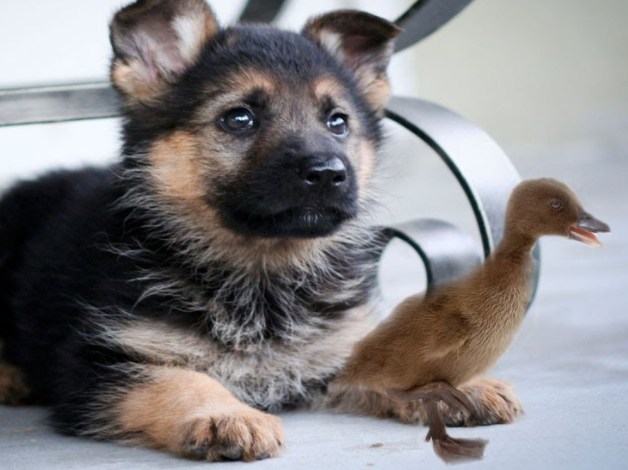
#> input picture images/misc/duck_and_wolf.png, 628 x 470 px, found by its file name
$ jupyter execute problemsStories.ipynb   (shell and % lines are left out)   (older library calls are emulated)
#> lines starting #> are read from the running program, lines starting #| are printed output that depends on the picture
# ${\Large \infty}$ Story Problems

[cell 1]
from PIL import Image
Image.open("/home/nbuser/duck_and_wolf.png").resize((400,320),Image.ANTIALIAS)
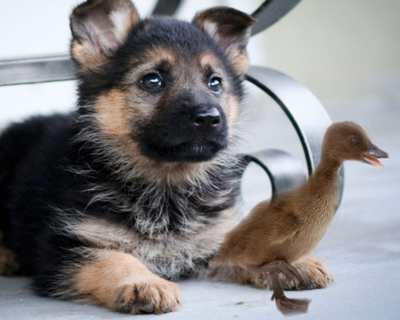
#> Out: PIL image 400x320 RGB; mean R, G, B 131.7, 129.3, 130.8

*a duck and a wolf getting along*

### Friendly introduction

This page features problems in the form of stories. The first collection are a type of problem that we could
call *pursuit* problems because they involve something moving in relation to something else. The first of these
is the famous *duck and wolf* problem which does not ask you the important question. So I will ask you the
important question here as a sort of advance hint. The question is: What is the wolf's best strategy? It is
actually a difficult but solvable problem which is why it gets three stars.

Some of these problems are repeated on the other pages. I hope you find them fun to work on.

## Pursuit Problems

### $\star\star$ Dawn to Dusk Climb

A girl stands at the bottom of a mountain (not Mount Meru) where there is just one trail
to the summit. She begins at dawn and walks up the trail, arriving at the very top at dusk. She is tired
so she has a little food and goes to sleep. Notice we have no information about how fast or how slow she
goes, when she takes breaks, and so on. We just know she got to the top at dusk. The next morning she
rises at dawn and takes the same trail back down the mountain, arriving where she started the day before
at dusk. Dawn and dusk are at the same time of day on these two days by the way.

Prove that at some point during her hike up and at some point during her hike down the following day she
was at the exact same spot on the trail at the same time of day.

**Note**: This problem is akin to many of the problems in the *Problem* pages in the following way:
The challenge of the problem is not so much about calculating something as it is about figuring out how
to view the problem. It is like walking around a sculpture and finding the angle to look at it where it
suddenly makes sense.

###  $\star\star\star\;$The duck and wolf problem

A certain duck can take wing and fly away to safety instantly provided she is standing on dry land;
but she can not take off from water. Unfortunately she finds herself swimming in a circular pond where a wolf
(who does not swim) is walking about the perimeter, hungry.
The wolf can and does run briskly about the pond four times faster than the
swimming duck. That is: If the duck can swim one meter per second then the wolf can run four meters per second.
The exact numbers are not important; only the proportion of their speeds.

What strategy can the duck adopt to escape the wolf and fly away?

### $\star\star\;$ Sue Snail indecisive

Sue Snail was feeling very indecisive one day... in this problem she will stop half way through any task and do something
else. In this way she reminds me of Egon who only travels half way to a paint can before painting a dot. (If you
are wondering who Egon is please see the subject track about **Monte Carlo**.)

One morning Sue decides to go to the store which is one hundred meters away. Half way there
(at 50 meters from her start location) she has a change of heart and
decides to turn around and go back home. But alas half way home she again stops. No more of this! She decides now
to return to the point where she last turned around, which you recall was the half-way point.

Sue is currently 25 meters from where she began; and so she sets off for the 50 meter point, back towards
the store. Half way there (she is now 37.5 meters from where she started) she decides to turn around and go back
to the 25 meter point. She continues in this fashion, each time walking half the distance that she walked on
the previous stage. We will call these half-way excursions the *legs* of her journey. Notice the each leg
is half as long as the previous one... so eventually as they get smaller and smaller they become very close to zero
and she stops moving entirely. Then she takes a nap.

Where does Sue take her nap?

### Four travellers

Four travellers $A$, $B$, $C$, and $D$ move at constant (non-zero) speed in straight lines across an infinite flat plane.
Their speeds, directions, and locations at any moment are arbitrary (they could be *any* speed and *any* direction).
Let's assume that all four of their paths are different.
Now one more detail must be noted: The four travelers experience certain *meetings*. A *meeting*
is where two travelers arrive at the same point at the same time. Each continues on his or her way from there.
Here are the meetings: $A$ meets $B$, $C$ and $D$. $B$ meets $A$ of course; and $B$ also meets $C$ and $D$.

Problem: Does $C$ meet $D$?

This problem is also stated at [a math website](http://cut-the-knot.org) like this:

> Four roads on a plane, each a straight line, are in general position.
> Along each road walks a traveler at a constant speed. Their speeds, however,
> may not be the same. It's known that traveler #1 met with Travelers #2, #3,
> and #4. #2, in turn, met #3 and #4 and, of course, #1.
> Show that #3 and #4 have also met.

### Four Bugs Puzzle

Four bugs named Alpher, Bethe, Gamow and Stan begin at four corners of a square of side $s$. They walk directly
towards one another: Alpher towards Bethe, Bethe towards Gamow, Gamow towards Stan and Stan towards Alpher.
They move at the same speed and they each turn as they walk so as to keep facing directly at the next bug.
Finally they meet in the center of the square. How far did each one of them walk? How many times -- if any --
did they cross the diagonals of the original square?

[cell 2]
from PIL import Image
Image.open("/home/nbuser/bugs_spiral.png").resize((400,360),Image.ANTIALIAS)
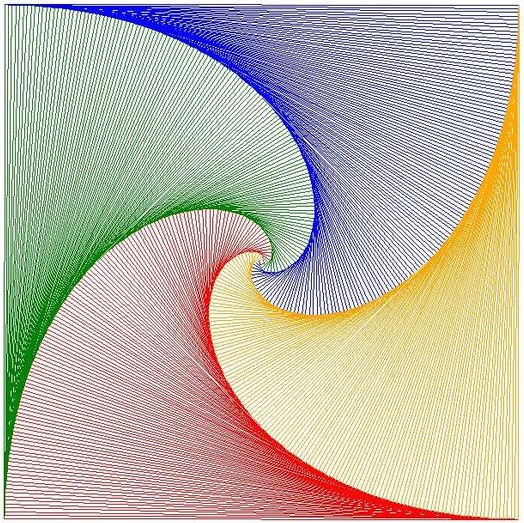
#> input picture Resources/A3_Images/Mathematics/Pursuit/bugs_spiral.png, 524 x 523 px, found by its file name
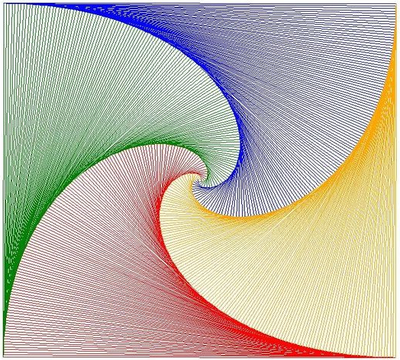
#> Out: PIL image 400x360 RGB; mean R, G, B 188, 181.6, 167.6

## More Stories

[cell 3]
from PIL import Image
Image.open("/home/nbuser/cube_27.png").resize((300,270),Image.ANTIALIAS)
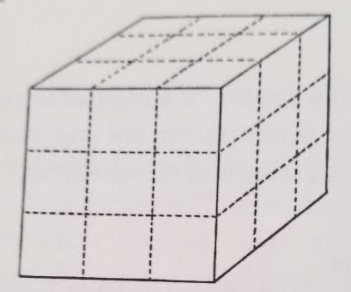
#> input picture Resources/A3_Images/Mathematics/Geometry/cube_27.png, 351 x 292 px, found by its file name
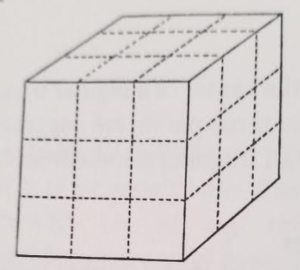
#> Out: PIL image 300x270 RGB; mean R, G, B 214, 208.3, 207.3
